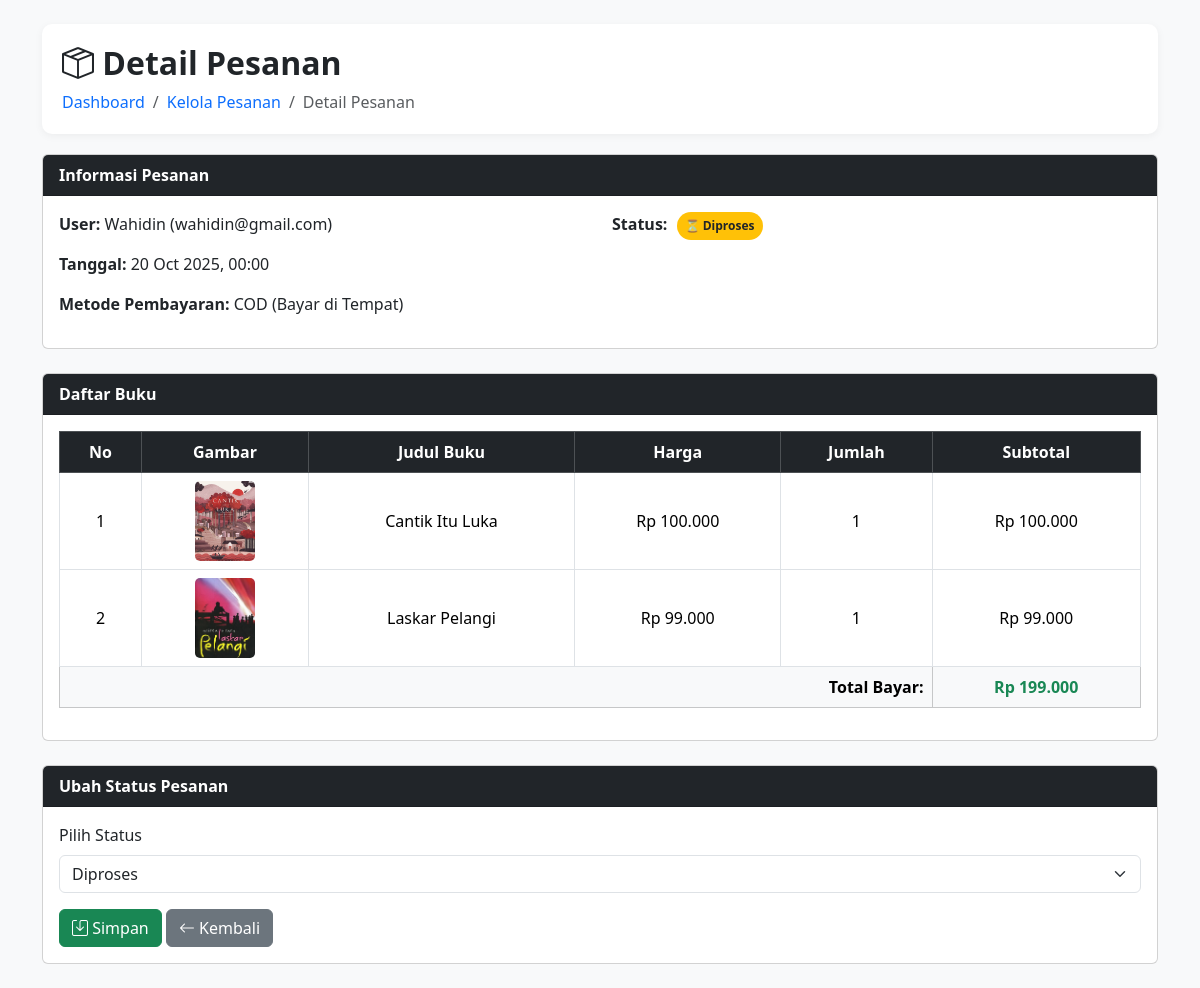
Page /admin/detail_pesanan_admin.php?id_pesanan=3 (signed in) on the committed database.
### tables this page shows
CREATE TABLE `pesanan` (
  `id_pesanan` int(11) NOT NULL,
  `id_user` int(11) NOT NULL,
  `jumlah_bayar` decimal(10,2) NOT NULL,
  `metode_pembayaran` varchar(50) DEFAULT NULL,
  `alamat` text DEFAULT NULL,
  `no_hp` varchar(20) DEFAULT NULL,
  `rekening_tujuan` varchar(50) DEFAULT NULL,
  `bukti_transfer` varchar(255) DEFAULT NULL,
  `tanggal` date DEFAULT curdate(),
  `status` varchar(50) DEFAULT 'menunggu konfirmasi'
);

CREATE TABLE `user` (
  `id_user` int(11) NOT NULL,
  `nama` varchar(100) NOT NULL,
  `email` varchar(100) NOT NULL,
  `password` varchar(255) NOT NULL,
  `tanggal_daftar` datetime NOT NULL DEFAULT current_timestamp(),
  `telepon` varchar(20) DEFAULT NULL,
  `alamat` text DEFAULT NULL,
  `foto` varchar(100) DEFAULT NULL
);

CREATE TABLE `detail_pesanan` (
  `id_detail` int(11) NOT NULL,
  `id_pesanan` int(11) NOT NULL,
  `id_buku` int(11) NOT NULL,
  `jumlah` int(11) NOT NULL,
  `harga` decimal(10,2) NOT NULL,
  `subtotal` decimal(10,2) GENERATED ALWAYS AS (`jumlah` * `harga`) STORED
);

CREATE TABLE `buku` (
  `id_buku` int(11) NOT NULL,
  `id_kategori` int(11) DEFAULT NULL,
  `judul` varchar(100) NOT NULL,
  `penulis` varchar(100) DEFAULT NULL,
  `penerbit` varchar(100) DEFAULT NULL,
  `harga` int(11) NOT NULL,
  `stok` int(11) DEFAULT 0,
  `gambar` varchar(255) DEFAULT NULL,
  `deskripsi` text DEFAULT NULL
);

### admin/detail_pesanan_admin.php (the view, shortened to what this page needs)
<?php
include '../bookstore/koneksi.php';
$id_pesanan = $_GET['id_pesanan'] ?? null;
$pesanan_query = mysqli_query($conn, "
    SELECT p.*, u.nama, u.email
    FROM pesanan p
    JOIN user u ON p.id_user = u.id_user
    WHERE p.id_pesanan='$id_pesanan'
");
$pesanan = mysqli_fetch_assoc($pesanan_query);
$detail_query = mysqli_query($conn, "
    SELECT d.*, b.judul, b.harga, b.gambar
    FROM detail_pesanan d
    JOIN buku b ON d.id_buku = b.id_buku
    WHERE d.id_pesanan='$id_pesanan'
");
?>
<!DOCTYPE html>
<html lang="id">
<head>
<link href="https://cdn.jsdelivr.net/npm/bootstrap@5.3.2/dist/css/bootstrap.min.css" rel="stylesheet">
<link href="https://cdn.jsdelivr.net/npm/bootstrap-icons@1.10.5/font/bootstrap-icons.css" rel="stylesheet">
<link rel="stylesheet" href="../assets/style.css">
</head>
<body>
<div class="container my-4">
    <div class="page-header">
        <h2 class="fw-bold mb-2"><i class="bi bi-box-seam"></i> Detail Pesanan</h2>
        <nav aria-label="breadcrumb">
            <ol class="breadcrumb mb-0">
                <li class="breadcrumb-item"><a href="dashboard.php">Dashboard</a></li>
                <li class="breadcrumb-item"><a href="kelola_pesanan.php">Kelola Pesanan</a></li>
                <li class="breadcrumb-item active" aria-current="page">Detail Pesanan</li>
            </ol>
        </nav>
    </div>
    <div class="card mb-4">
        <div class="card-header bg-dark text-white">Informasi Pesanan</div>
        <div class="card-body row">
            <div class="col-md-6">
                <p><strong>User:</strong> <?= htmlspecialchars($pesanan['nama']); ?> (<?= htmlspecialchars($pesanan['email']); ?>)</p>
                <p><strong>Tanggal:</strong> <?= date('d M Y, H:i', strtotime($pesanan['tanggal'])); ?></p>
                <p><strong>Metode Pembayaran:</strong> <?= $pesanan['metode_pembayaran']; ?></p>
            </div>
            <div class="col-md-6">
                <?php
                $status = $pesanan['status'];
                [$badgeClass, $icon] = match($status){
                    'diproses'   => ['bg-warning text-dark', '⏳'],
                    'dikirim'    => ['bg-info text-dark', '🚚'],
                    'selesai'    => ['bg-success', '✅'],
                    'dibatalkan' => ['bg-danger', '❌'],
                    default      => ['bg-secondary', 'ℹ️']
                };
                ?>
                <p><strong>Status:</strong>
                    <span class="badge rounded-pill <?= $badgeClass; ?> text-capitalize p-2">
                        <?= $icon . ' ' . htmlspecialchars($status); ?>
                    </span>
                </p>
            </div>
        </div>
    </div>
    <div class="card mb-4">
        <div class="card-header bg-dark text-white">Daftar Buku</div>
        <div class="card-body table-responsive">
            <table class="table table-bordered align-middle text-center">
                <thead class="table-dark">
                    <tr>
                        <th>No</th>
                        <th>Gambar</th>
                        <th>Judul Buku</th>
                        <th>Harga</th>
                        <th>Jumlah</th>
                        <th>Subtotal</th>
                    </tr>
                </thead>
                <tbody>
                    <?php
                    $no=1; $total=0;
                    while($d=mysqli_fetch_assoc($detail_query)):
                        $subtotal = $d['harga']*$d['jumlah'];
                        $total+=$subtotal;
                    ?>
                    <tr>
                        <td><?= $no++; ?></td>
                        <td>
                            <img src="../assets/img/<?= $d['gambar']; ?>" alt="<?= htmlspecialchars($d['judul']); ?>" style="width:60px; height:80px; object-fit:cover; border-radius:5px;">
                        </td>
                        <td><?= htmlspecialchars($d['judul']); ?></td>
                        <td>Rp <?= number_format($d['harga'],0,',','.'); ?></td>
                        <td><?= $d['jumlah']; ?></td>
                        <td>Rp <?= number_format($subtotal,0,',','.'); ?></td>
                    </tr>
                    <?php endwhile; ?>
                    <tr class="table-light">
                        <td colspan="5" class="text-end fw-bold">Total Bayar:</td>
                        <td class="fw-bold text-success">Rp <?= number_format($total,0,',','.'); ?></td>
                    </tr>
                </tbody>
            </table>
        </div>
    </div>
    <?php if($pesanan['status'] != 'selesai' && $pesanan['status'] != 'dibatalkan'): ?>
    <div class="card mb-4">
        <div class="card-header bg-dark text-white">Ubah Status Pesanan</div>
        <div class="card-body">
            <form method="post">
                <div class="mb-3">
                    <label class="form-label">Pilih Status</label>
                    <select name="status" class="form-select" required>
                        <option value="diproses" <?= $pesanan['status']=='diproses'?'selected':''; ?>>Diproses</option>
                    </select>
                </div>
                <button type="submit" name="ubah_status" class="btn btn-success"><i class="bi bi-save"></i> Simpan</button>
                <a href="kelola_pesanan.php" class="btn btn-secondary"><i class="bi bi-arrow-left"></i> Kembali</a>
            </form>
        </div>
    </div>
    <?php else: ?>
        <div class="text-end">
            <a href="kelola_pesanan.php" class="btn btn-secondary"><i class="bi bi-arrow-left"></i> Kembali</a>
        </div>
    <?php endif; ?>
</div>
</body>
</html>

### assets/css/style.css (style rules this page uses)
.badge { background-color: red; color: white; border-radius: 50%; padding: 3px 7px; font-size: 12px; margin-left: 5px; }

### admin/detail_pesanan_admin.php (style rules this page uses)
body { background-color: #f8f9fa; }
.breadcrumb a { text-decoration: none; }
.page-header { background: white; padding: 20px; border-radius: 10px; margin-bottom: 20px; box-shadow: 0 2px 8px rgba(0,0,0,0.05); }
.card-header { font-weight: 600; }

### rows in the picture
pesanan: id_user.nama "Wahidin", id_user.email "wahidin@gmail.com", tanggal "20 Oct 2025, 00:00", metode_pembayaran "COD (Bayar di Tempat)", status "Diproses"
detail_pesanan: id_buku.gambar (picture), id_buku.judul "Cantik Itu Luka", id_buku.harga "100.000", jumlah "1", subtotal "100.000"
detail_pesanan: id_buku.gambar (picture), id_buku.judul "Laskar Pelangi", id_buku.harga "99.000", jumlah "1", subtotal "99.000"

### other values in the picture
$icon "⏳"
$total "199.000"
